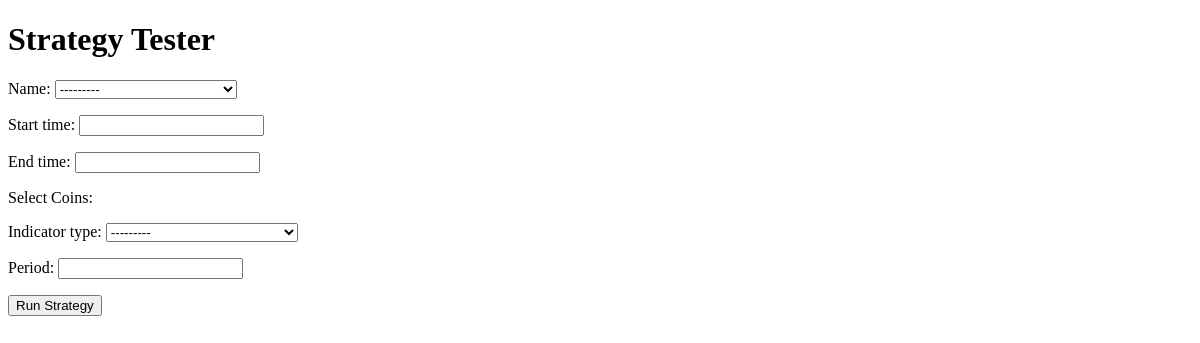
/test-strategy/, run on an earlier commit of the app's database.
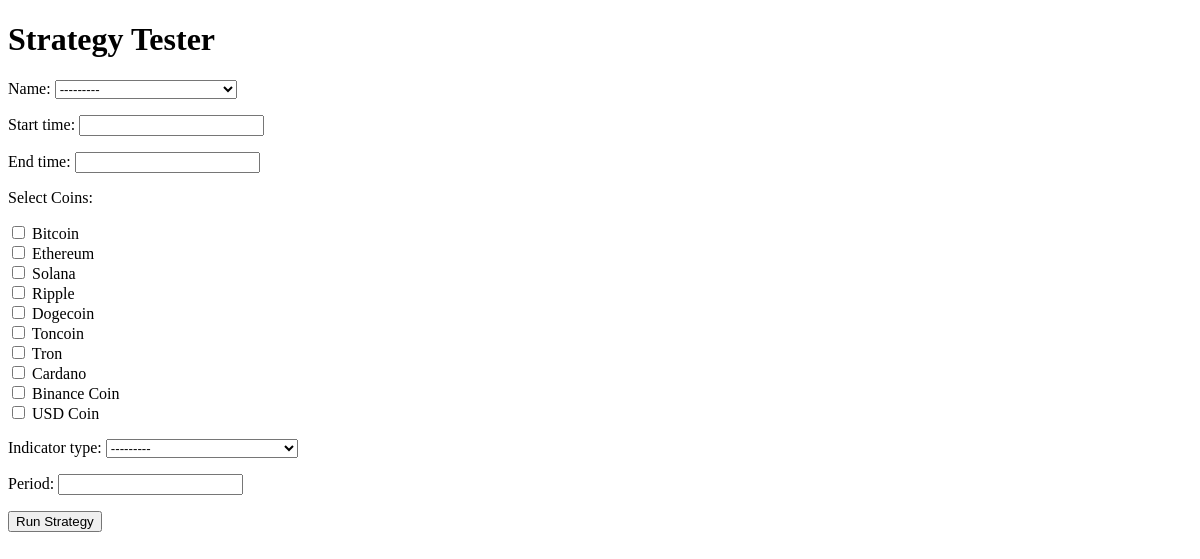
And on a later commit of the database.
### strategy/models.py (models this page shows, shortened)
class Coin(models.Model):
    symbol = models.CharField(max_length=10)
    name = models.CharField(max_length=50)
    amount = models.DecimalField(max_digits=20, decimal_places=8, default=0.0)
    def __str__(self):
        return self.name

### strategy/views.py (the view)
# urls.py: path('test-strategy/', strategy_view, name='strategy_view'),
def strategy_view(request):
    results = None
    if request.method == "POST":
        strategy_form = StrategyForm(request.POST)
        indicator_form = IndicatorForm(request.POST)
        if strategy_form.is_valid() and indicator_form.is_valid():
            strategy = strategy_form.save()
            strategy.coins.set(strategy_form.cleaned_data['coins'])
            indicator_form.instance.strategy = strategy
            indicator_form.save()
            results = execute_strategy(strategy)
            return redirect('strategy_view')
    else:
        strategy_form = StrategyForm()
        indicator_form = IndicatorForm()
    return render(request, 'strategy_view.html', {
        'strategy_form': strategy_form,
        'indicator_form': indicator_form,
        'results': results
    })

### strategy/forms.py
class StrategyForm(forms.ModelForm):
    coins = forms.ModelMultipleChoiceField(
        queryset=Coin.objects.all(),
        widget=forms.CheckboxSelectMultiple,
        label="Select Coins"
    )
    class Meta:
        model = Strategy
        fields = ['name', 'start_time', 'end_time', 'coins']

class IndicatorForm(forms.ModelForm):
    class Meta:
        model = Indicator
        fields = ['indicator_type', 'period']

### strategy/templates/strategy_view.html (shortened to what this page needs)
{% load static %}
<!DOCTYPE html>
<html lang="en">
<head>
    <link rel="stylesheet" href="{% static 'css/styles.css' %}">
</head>
<body>
    <h1>Strategy Tester</h1>
    <form method="POST">
        {{ strategy_form.as_p }}
        {{ indicator_form.as_p }}
        <button type="submit">Run Strategy</button>
    </form>
</body>
</html>

What changed in the data, as far as the page shows it:
added Coin: name "---------"
Also different on the page:
form field coins: (not shown) → "☐ ☐ ☐ ☐ ☐ ☐ ☐ ☐ ☐ ☐"
form field name: "---------" → (not shown)
text no longer shown: "Name: Start time: End time: Select Coins:"
text now shown: "Name: Start time: End time: Select Coins: Bitcoin Ethereum Solana Ripple Dogecoin Toncoin Tron Cardano Binance Coin USD Coin"
